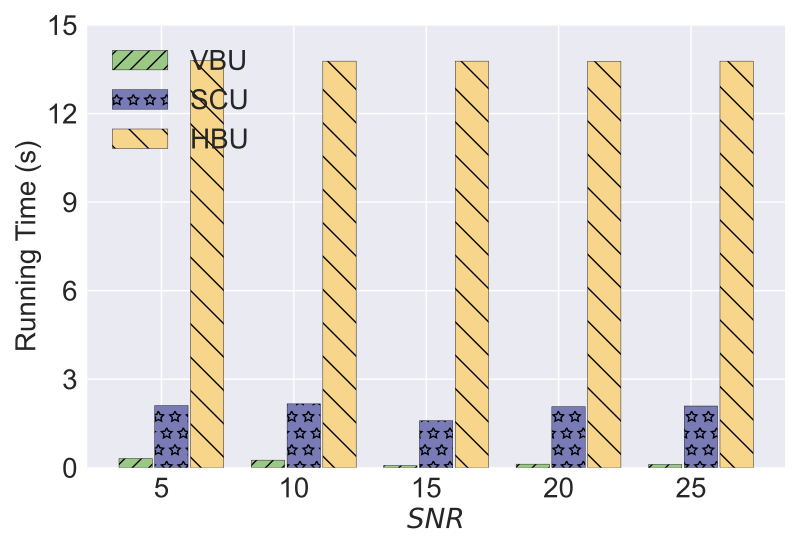

Here is the Python script that generated this plot:
import matplotlib.pyplot as plt
import numpy as np

# user num = 50
#labels = ['20%', '40%', '60%', '80%', '100%']
labels = ['5', '10', '15', '20', '25']
unl_fr = [275, 275, 275, 275, 275]

# unl_hess_r = [13 +750 , 7 + 750 , 7 + 750, 6 +750, 7 +750 ]
# unl_vbr = [85   ,     70  , 20   , 33 ,       30]
#
#
# unl_vib = [233    ,    119 , 284  , 121,     125]
# unl_self_r = [287 *2  , 295  *2 , 217  *2 , 282*2,  285*2]

unl_hess_r = [1.375*10+13*1.375/6000*16, 1.375*10+7*1.375/6000*16 , 1.375*10+7*1.375/6000*16, 1.375*10+6*1.375/6000*16, 1.375*10+7*1.375/6000*16]
unl_vbr = [85*1.375/6000*16, 70*1.375/6000*16, 20*1.375/6000*16, 33*1.375/6000*16, 30*1.375/6000*16]


unl_vib = [233*1.375/6000*16, 119*1.375/6000*16, 284*1.375/6000*16, 121*1.375/6000*16, 125*1.375/6000*16]
unl_self_r = [287*2*1.375/6000*16, 295*2*1.375/6000*16, 217*2*1.375/6000*16, 282*2*1.375/6000*16, 285*2*1.375/6000*16]



x = np.arange(len(labels))  # the label locations
width = 0.6  # the width of the bars
# no_noise = np.around(no_noise,0)
# samping = np.around(samping,0)
# ldp = np.around(ldp,0)

plt.style.use('seaborn')
plt.figure()
#plt.subplots(figsize=(8, 5.3))
#plt.bar(x - width / 2 - width / 8 + width / 8, unl_fr, width=0.168, label='Retrain', color='dodgerblue', hatch='/')
#plt.bar(x - width / 2 - width / 8 + width / 8, unl_vbr, width=0.168, label='VBU', color='orange', hatch='\\')
plt.bar(x - width / 8 - width / 5,   unl_vbr, width=0.25168, label='VBU', color='#9BC985', edgecolor='black', hatch='//')




plt.bar(x + width / 8, unl_self_r, width=0.25168, label='SCU', color='#797BB7', edgecolor='black', hatch='*')


plt.bar(x + width / 2 - width / 8 + width / 5, unl_hess_r, width=0.25168, label='HBU', color='#F7D58B',edgecolor='black', hatch='\\')


# plt.bar(x - width / 2.5 ,  unl_br, width=width/3, label='VBU', color='orange', hatch='\\')
# plt.bar(x,unl_self_r, width=width/3, label='RFU-SS', color='g', hatch='x')
# plt.bar(x + width / 2.5,  unl_hess_r, width=width/3, label='HBU', color='tomato', hatch='-')


# Add some text for labels, title and custom x-axis tick labels, etc.
plt.ylabel('Running Time (s)', fontsize=20)
# ax.set_title('Performance of Different Users n')
plt.xticks(x, labels, fontsize=20)
# ax.set_xticklabels(labels,fontsize=15)

# my_y_ticks = np.arange(0, 3.1, 0.5)
my_y_ticks = np.arange(0, 16.1, 3)
plt.yticks(my_y_ticks, fontsize=20)
# ax.set_yticklabels(my_y_ticks,fontsize=15)

plt.legend(loc='upper left', fontsize=20)
plt.xlabel('$\it{SNR}$', fontsize=20)
# ax.bar_label(rects1, padding=1)
# ax.bar_label(rects2, padding=3)
# ax.bar_label(rects3, padding=3)

plt.tight_layout()

plt.rcParams['figure.figsize'] = (2.0, 1)
plt.rcParams['image.interpolation'] = 'nearest'
plt.rcParams['figure.subplot.left'] = 0.11
plt.rcParams['figure.subplot.bottom'] = 0.08
plt.rcParams['figure.subplot.right'] = 0.977
plt.rcParams['figure.subplot.top'] = 0.969
plt.savefig('mnist_rt_snr_awgn_bar.pdf', format='pdf', dpi=200)
plt.show()
